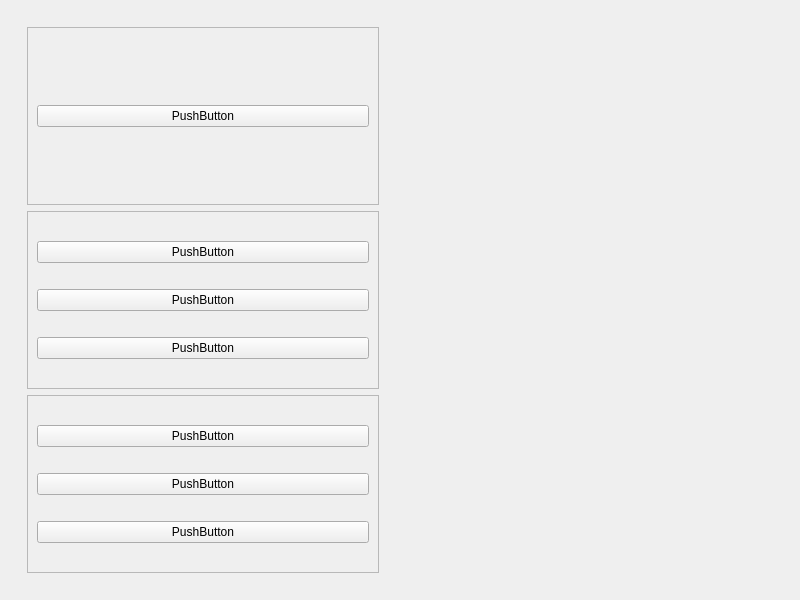
<?xml version="1.0" encoding="UTF-8"?>
<ui version="4.0">
 <class>MainWindow</class>
 <widget class="QMainWindow" name="MainWindow">
  <property name="geometry">
   <rect>
    <x>0</x>
    <y>0</y>
    <width>800</width>
    <height>600</height>
   </rect>
  </property>
  <property name="windowTitle">
   <string>MainWindow</string>
  </property>
  <widget class="QWidget" name="centralwidget">
   <layout class="QHBoxLayout" name="horizontalLayout">
    <item>
     <widget class="QWidget" name="leftMenuContainer" native="true">
      <layout class="QVBoxLayout" name="verticalLayout">
       <item>
        <widget class="QWidget" name="leftMenuSubContainer" native="true">
         <layout class="QVBoxLayout" name="verticalLayout_2">
          <item>
           <widget class="QFrame" name="frame">
            <property name="frameShape">
             <enum>QFrame::StyledPanel</enum>
            </property>
            <property name="frameShadow">
             <enum>QFrame::Raised</enum>
            </property>
            <layout class="QHBoxLayout" name="horizontalLayout_2">
             <item>
              <widget class="QPushButton" name="pushButton">
               <property name="text">
                <string>PushButton</string>
               </property>
              </widget>
             </item>
            </layout>
           </widget>
          </item>
          <item>
           <widget class="QFrame" name="frame_2">
            <property name="frameShape">
             <enum>QFrame::StyledPanel</enum>
            </property>
            <property name="frameShadow">
             <enum>QFrame::Raised</enum>
            </property>
            <layout class="QVBoxLayout" name="verticalLayout_3">
             <item>
              <widget class="QPushButton" name="pushButton_2">
               <property name="text">
                <string>PushButton</string>
               </property>
              </widget>
             </item>
             <item>
              <widget class="QPushButton" name="pushButton_3">
               <property name="text">
                <string>PushButton</string>
               </property>
              </widget>
             </item>
             <item>
              <widget class="QPushButton" name="pushButton_4">
               <property name="text">
                <string>PushButton</string>
               </property>
              </widget>
             </item>
            </layout>
           </widget>
          </item>
          <item>
           <widget class="QFrame" name="frame_3">
            <property name="frameShape">
             <enum>QFrame::StyledPanel</enum>
            </property>
            <property name="frameShadow">
             <enum>QFrame::Raised</enum>
            </property>
            <layout class="QVBoxLayout" name="verticalLayout_4">
             <item>
              <widget class="QPushButton" name="pushButton_5">
               <property name="text">
                <string>PushButton</string>
               </property>
              </widget>
             </item>
             <item>
              <widget class="QPushButton" name="pushButton_6">
               <property name="text">
                <string>PushButton</string>
               </property>
              </widget>
             </item>
             <item>
              <widget class="QPushButton" name="pushButton_7">
               <property name="text">
                <string>PushButton</string>
               </property>
              </widget>
             </item>
            </layout>
           </widget>
          </item>
         </layout>
        </widget>
       </item>
      </layout>
     </widget>
    </item>
    <item>
     <widget class="QWidget" name="mainBodyContainer" native="true"/>
    </item>
   </layout>
  </widget>
 </widget>
 <resources/>
 <connections/>
</ui>
